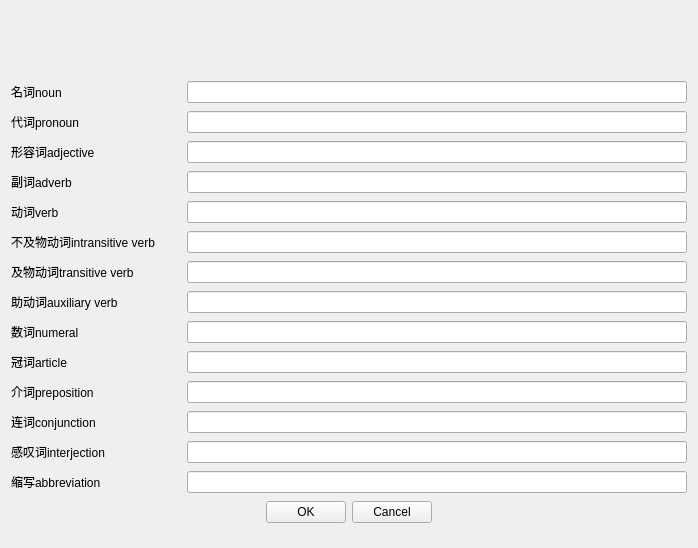
<?xml version="1.0" encoding="UTF-8"?>
<ui version="4.0">
 <class>Form</class>
 <widget class="QWidget" name="Form">
  <property name="geometry">
   <rect>
    <x>0</x>
    <y>0</y>
    <width>698</width>
    <height>548</height>
   </rect>
  </property>
  <property name="minimumSize">
   <size>
    <width>600</width>
    <height>0</height>
   </size>
  </property>
  <property name="windowTitle">
   <string>编辑: 词性/词意</string>
  </property>
  <property name="windowIcon">
   <iconset>
    <normaloff>icon.ico</normaloff>icon.ico</iconset>
  </property>
  <property name="toolTip">
   <string>&lt;html&gt;&lt;head/&gt;&lt;body&gt;&lt;p&gt;编辑: 词性/词意&lt;/p&gt;&lt;/body&gt;&lt;/html&gt;</string>
  </property>
  <layout class="QHBoxLayout" name="horizontalLayout_16">
   <item>
    <layout class="QVBoxLayout" name="verticalLayout">
     <item>
      <widget class="QTextBrowser" name="qqqVocab">
       <property name="minimumSize">
        <size>
         <width>0</width>
         <height>60</height>
        </size>
       </property>
       <property name="maximumSize">
        <size>
         <width>16777215</width>
         <height>60</height>
        </size>
       </property>
       <property name="font">
        <font>
         <family>Adobe 黑体 Std R</family>
         <pointsize>20</pointsize>
        </font>
       </property>
       <property name="styleSheet">
        <string notr="true">background-color:rgba(255, 255, 255, 0)</string>
       </property>
       <property name="html">
        <string>&lt;!DOCTYPE HTML PUBLIC &quot;-//W3C//DTD HTML 4.0//EN&quot; &quot;http://www.w3.org/TR/REC-html40/strict.dtd&quot;&gt;
&lt;html&gt;&lt;head&gt;&lt;meta name=&quot;qrichtext&quot; content=&quot;1&quot; /&gt;&lt;style type=&quot;text/css&quot;&gt;
p, li { white-space: pre-wrap; }
&lt;/style&gt;&lt;/head&gt;&lt;body style=&quot; font-family:'Adobe 黑体 Std R'; font-size:20pt; font-weight:400; font-style:normal;&quot;&gt;
&lt;p style=&quot;-qt-paragraph-type:empty; margin-top:0px; margin-bottom:0px; margin-left:0px; margin-right:0px; -qt-block-indent:0; text-indent:0px; font-family:'SimSun'; font-size:15pt;&quot;&gt;&lt;br /&gt;&lt;/p&gt;&lt;/body&gt;&lt;/html&gt;</string>
       </property>
      </widget>
     </item>
     <item>
      <layout class="QHBoxLayout" name="horizontalLayout">
       <item>
        <widget class="QLabel" name="label">
         <property name="minimumSize">
          <size>
           <width>170</width>
           <height>0</height>
          </size>
         </property>
         <property name="maximumSize">
          <size>
           <width>170</width>
           <height>16777215</height>
          </size>
         </property>
         <property name="text">
          <string>名词noun</string>
         </property>
        </widget>
       </item>
       <item>
        <widget class="QLineEdit" name="qqqN"/>
       </item>
      </layout>
     </item>
     <item>
      <layout class="QHBoxLayout" name="horizontalLayout_2">
       <item>
        <widget class="QLabel" name="label_2">
         <property name="minimumSize">
          <size>
           <width>170</width>
           <height>0</height>
          </size>
         </property>
         <property name="maximumSize">
          <size>
           <width>170</width>
           <height>16777215</height>
          </size>
         </property>
         <property name="text">
          <string>代词pronoun</string>
         </property>
        </widget>
       </item>
       <item>
        <widget class="QLineEdit" name="qqqPron"/>
       </item>
      </layout>
     </item>
     <item>
      <layout class="QHBoxLayout" name="horizontalLayout_3">
       <item>
        <widget class="QLabel" name="label_3">
         <property name="minimumSize">
          <size>
           <width>170</width>
           <height>0</height>
          </size>
         </property>
         <property name="maximumSize">
          <size>
           <width>170</width>
           <height>16777215</height>
          </size>
         </property>
         <property name="text">
          <string>形容词adjective</string>
         </property>
        </widget>
       </item>
       <item>
        <widget class="QLineEdit" name="qqqAdj"/>
       </item>
      </layout>
     </item>
     <item>
      <layout class="QHBoxLayout" name="horizontalLayout_4">
       <item>
        <widget class="QLabel" name="label_4">
         <property name="minimumSize">
          <size>
           <width>170</width>
           <height>0</height>
          </size>
         </property>
         <property name="maximumSize">
          <size>
           <width>170</width>
           <height>16777215</height>
          </size>
         </property>
         <property name="text">
          <string>副词adverb</string>
         </property>
        </widget>
       </item>
       <item>
        <widget class="QLineEdit" name="qqqAdv"/>
       </item>
      </layout>
     </item>
     <item>
      <layout class="QHBoxLayout" name="horizontalLayout_5">
       <item>
        <widget class="QLabel" name="label_5">
         <property name="minimumSize">
          <size>
           <width>170</width>
           <height>0</height>
          </size>
         </property>
         <property name="maximumSize">
          <size>
           <width>170</width>
           <height>16777215</height>
          </size>
         </property>
         <property name="text">
          <string>动词verb</string>
         </property>
        </widget>
       </item>
       <item>
        <widget class="QLineEdit" name="qqqV"/>
       </item>
      </layout>
     </item>
     <item>
      <layout class="QHBoxLayout" name="horizontalLayout_6">
       <item>
        <widget class="QLabel" name="label_6">
         <property name="minimumSize">
          <size>
           <width>170</width>
           <height>0</height>
          </size>
         </property>
         <property name="maximumSize">
          <size>
           <width>170</width>
           <height>16777215</height>
          </size>
         </property>
         <property name="text">
          <string>不及物动词intransitive verb</string>
         </property>
        </widget>
       </item>
       <item>
        <widget class="QLineEdit" name="qqqVi"/>
       </item>
      </layout>
     </item>
     <item>
      <layout class="QHBoxLayout" name="horizontalLayout_7">
       <item>
        <widget class="QLabel" name="label_7">
         <property name="minimumSize">
          <size>
           <width>170</width>
           <height>0</height>
          </size>
         </property>
         <property name="maximumSize">
          <size>
           <width>170</width>
           <height>16777215</height>
          </size>
         </property>
         <property name="text">
          <string>及物动词transitive verb</string>
         </property>
        </widget>
       </item>
       <item>
        <widget class="QLineEdit" name="qqqVt"/>
       </item>
      </layout>
     </item>
     <item>
      <layout class="QHBoxLayout" name="horizontalLayout_8">
       <item>
        <widget class="QLabel" name="label_8">
         <property name="minimumSize">
          <size>
           <width>170</width>
           <height>0</height>
          </size>
         </property>
         <property name="maximumSize">
          <size>
           <width>170</width>
           <height>16777215</height>
          </size>
         </property>
         <property name="text">
          <string>助动词auxiliary verb</string>
         </property>
        </widget>
       </item>
       <item>
        <widget class="QLineEdit" name="qqqAux"/>
       </item>
      </layout>
     </item>
     <item>
      <layout class="QHBoxLayout" name="horizontalLayout_9">
       <item>
        <widget class="QLabel" name="label_9">
         <property name="minimumSize">
          <size>
           <width>170</width>
           <height>0</height>
          </size>
         </property>
         <property name="maximumSize">
          <size>
           <width>170</width>
           <height>16777215</height>
          </size>
         </property>
         <property name="text">
          <string>数词numeral</string>
         </property>
        </widget>
       </item>
       <item>
        <widget class="QLineEdit" name="qqqNum"/>
       </item>
      </layout>
     </item>
     <item>
      <layout class="QHBoxLayout" name="horizontalLayout_10">
       <item>
        <widget class="QLabel" name="label_10">
         <property name="minimumSize">
          <size>
           <width>170</width>
           <height>0</height>
          </size>
         </property>
         <property name="maximumSize">
          <size>
           <width>170</width>
           <height>16777215</height>
          </size>
         </property>
         <property name="text">
          <string>冠词article</string>
         </property>
        </widget>
       </item>
       <item>
        <widget class="QLineEdit" name="qqqArt"/>
       </item>
      </layout>
     </item>
     <item>
      <layout class="QHBoxLayout" name="horizontalLayout_11">
       <item>
        <widget class="QLabel" name="label_11">
         <property name="minimumSize">
          <size>
           <width>170</width>
           <height>0</height>
          </size>
         </property>
         <property name="maximumSize">
          <size>
           <width>170</width>
           <height>16777215</height>
          </size>
         </property>
         <property name="text">
          <string>介词preposition</string>
         </property>
        </widget>
       </item>
       <item>
        <widget class="QLineEdit" name="qqqPrep"/>
       </item>
      </layout>
     </item>
     <item>
      <layout class="QHBoxLayout" name="horizontalLayout_12">
       <item>
        <widget class="QLabel" name="label_12">
         <property name="minimumSize">
          <size>
           <width>170</width>
           <height>0</height>
          </size>
         </property>
         <property name="maximumSize">
          <size>
           <width>170</width>
           <height>16777215</height>
          </size>
         </property>
         <property name="text">
          <string>连词conjunction</string>
         </property>
        </widget>
       </item>
       <item>
        <widget class="QLineEdit" name="qqqConj"/>
       </item>
      </layout>
     </item>
     <item>
      <layout class="QHBoxLayout" name="horizontalLayout_13">
       <item>
        <widget class="QLabel" name="label_13">
         <property name="minimumSize">
          <size>
           <width>170</width>
           <height>0</height>
          </size>
         </property>
         <property name="maximumSize">
          <size>
           <width>170</width>
           <height>16777215</height>
          </size>
         </property>
         <property name="text">
          <string>感叹词interjection</string>
         </property>
        </widget>
       </item>
       <item>
        <widget class="QLineEdit" name="qqqInt"/>
       </item>
      </layout>
     </item>
     <item>
      <layout class="QHBoxLayout" name="horizontalLayout_14">
       <item>
        <widget class="QLabel" name="label_14">
         <property name="minimumSize">
          <size>
           <width>170</width>
           <height>0</height>
          </size>
         </property>
         <property name="maximumSize">
          <size>
           <width>170</width>
           <height>16777215</height>
          </size>
         </property>
         <property name="text">
          <string>缩写abbreviation</string>
         </property>
        </widget>
       </item>
       <item>
        <widget class="QLineEdit" name="qqqAbb"/>
       </item>
      </layout>
     </item>
     <item>
      <layout class="QHBoxLayout" name="horizontalLayout_18">
       <item>
        <spacer name="horizontalSpacer_2">
         <property name="orientation">
          <enum>Qt::Horizontal</enum>
         </property>
         <property name="sizeHint" stdset="0">
          <size>
           <width>40</width>
           <height>20</height>
          </size>
         </property>
        </spacer>
       </item>
       <item>
        <widget class="QPushButton" name="qqqButtonOK">
         <property name="text">
          <string>OK</string>
         </property>
        </widget>
       </item>
       <item>
        <widget class="QPushButton" name="qqqButtonC">
         <property name="text">
          <string>Cancel</string>
         </property>
        </widget>
       </item>
       <item>
        <spacer name="horizontalSpacer">
         <property name="orientation">
          <enum>Qt::Horizontal</enum>
         </property>
         <property name="sizeHint" stdset="0">
          <size>
           <width>40</width>
           <height>20</height>
          </size>
         </property>
        </spacer>
       </item>
      </layout>
     </item>
    </layout>
   </item>
  </layout>
 </widget>
 <resources>
  <include location="icon_Trandict.qrc"/>
 </resources>
 <connections/>
</ui>
